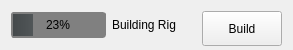
        <widget class="QFrame" name="horizontalFrame_2">
         <property name="minimumSize">
          <size>
           <width>0</width>
           <height>50</height>
          </size>
         </property>
         <property name="maximumSize">
          <size>
           <width>16777215</width>
           <height>50</height>
          </size>
         </property>
         <layout class="QHBoxLayout" name="horizontalLayout_4">
          <item>
           <widget class="QProgressBar" name="progressBar">
            <property name="autoFillBackground">
             <bool>false</bool>
            </property>
            <property name="styleSheet">
             <string notr="true">QProgressBar:horizontal {
border: 1px solid gray;
border-radius: 3px;
background: grey;
padding: 1px;
}
QProgressBar::chunk:horizontal {
background: qlineargradient(x1: 0, y1: 0.5, x2: 1, y2: 0.5, stop: 0 #44494b, stop: 1.0  #515658);
}</string>
            </property>
            <property name="value">
             <number>23</number>
            </property>
            <property name="alignment">
             <set>Qt::AlignCenter</set>
            </property>
            <property name="orientation">
             <enum>Qt::Horizontal</enum>
            </property>
            <property name="textDirection">
             <enum>QProgressBar::TopToBottom</enum>
            </property>
           </widget>
          </item>
          <item>
           <widget class="QLabel" name="bar_label">
            <property name="text">
             <string>Building Rig</string>
            </property>
            <property name="margin">
             <number>3</number>
            </property>
           </widget>
          </item>
          <item>
           <spacer name="horizontalSpacer_2">
            <property name="orientation">
             <enum>Qt::Horizontal</enum>
            </property>
            <property name="sizeType">
             <enum>QSizePolicy::Expanding</enum>
            </property>
            <property name="sizeHint" stdset="0">
             <size>
              <width>20</width>
              <height>20</height>
             </size>
            </property>
           </spacer>
          </item>
          <item>
           <widget class="QPushButton" name="build_btn">
            <property name="minimumSize">
             <size>
              <width>50</width>
              <height>35</height>
             </size>
            </property>
            <property name="maximumSize">
             <size>
              <width>100</width>
              <height>16777215</height>
             </size>
            </property>
            <property name="toolTip">
             <string>Build the Mutant Build Group</string>
            </property>
            <property name="text">
             <string>Build</string>
            </property>
           </widget>
          </item>
         </layout>
        </widget>
